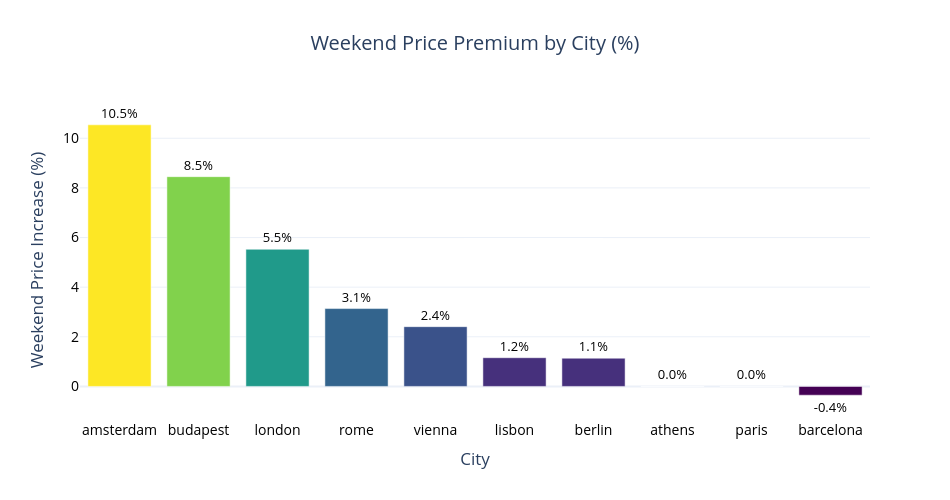

The notebook cell this image was saved under:
### Code cell
weekend = weekend.sort_values("premium_pct", ascending=False)

weekend["label"] = weekend["premium_pct"].round(1).astype(str) + "%"

fig = px.bar(
    weekend,
    x="city",
    y="premium_pct",
    color="premium_pct",
    color_continuous_scale="Viridis",
    title="Weekend Price Premium by City (%)",
    text="label"
)

fig.update_traces(
    textposition="outside",
    textfont=dict(color="black", size=13)
)

fig.update_layout(
    template="plotly_white",
    title_x=0.5,
    width=950,
    height=500,
    xaxis_title="City",
    yaxis_title="Weekend Price Increase (%)",
    coloraxis_showscale=False,
    font=dict(size=14)
)

fig.update_xaxes(tickfont=dict(size=14, color="black"))
fig.update_yaxes(
    tickfont=dict(size=14, color="black"),
    range=[weekend["premium_pct"].min() - 1, weekend["premium_pct"].max() + 1]
)

fig.show()

### Figure 1 — Plotly figure (JSON) as saved in the notebook; plotly's stock layout.template omitted (floating-point values rounded to 4 significant figures)
{"data": [{"hovertemplate": "city=%{x}<br>premium_pct=%{marker.color}<br>label=%{text}<extra></extra>", "legendgroup": "", "marker": {"color": [10.54, 8.453, 5.527, 3.137, 2.408, 1.157, 1.137, 0.0, 0.0, -0.3534], "coloraxis": "coloraxis", "pattern": {"shape": ""}}, "name": "", "orientation": "v", "showlegend": false, "text": ["10.5%", "8.5%", "5.5%", "3.1%", "2.4%", "1.2%", "1.1%", "0.0%", "0.0%", "-0.4%"], "textfont": {"color": "black", "size": 13}, "textposition": "outside", "type": "bar", "x": ["amsterdam", "budapest", "london", "rome", "vienna", "lisbon", "berlin", "athens", "paris", "barcelona"], "xaxis": "x", "y": [10.54, 8.453, 5.527, 3.137, 2.408, 1.157, 1.137, 0.0, 0.0, -0.3534], "yaxis": "y"}], "layout": {"barmode": "relative", "coloraxis": {"colorbar": {"title": {"text": "premium_pct"}}, "colorscale": [[0, "#440154"], [0.1111, "#482878"], [0.2222, "#3e4989"], [0.3333, "#31688e"], [0.4444, "#26828e"], [0.5556, "#1f9e89"], [0.6667, "#35b779"], [0.7778, "#6ece58"], [0.8889, "#b5de2b"], [1, "#fde725"]], "showscale": false}, "font": {"size": 14}, "height": 500, "legend": {"tracegroupgap": 0}, "title": {"text": "Weekend Price Premium by City (%)", "x": 0.5}, "width": 950, "xaxis": {"anchor": "y", "domain": [0, 1], "tickfont": {"color": "black", "size": 14}, "title": {"text": "City"}}, "yaxis": {"anchor": "x", "domain": [0, 1], "range": [-1.353, 11.54], "tickfont": {"color": "black", "size": 14}, "title": {"text": "Weekend Price Increase (%)"}}}}
